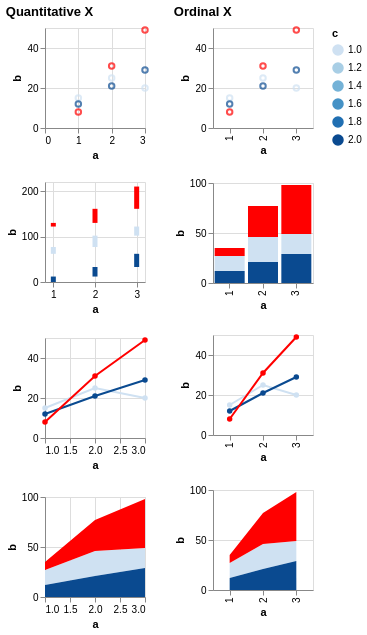

The specification (Vega-Lite) saved for this image:
### Vega specification from a JSON file in a GitHub repository (floating-point values rounded to 4 significant figures)
{"$schema": "https://vega.github.io/schema/vega/v6.json", "description": "Testing invalid", "background": "white", "padding": 5, "data": [{"name": "source_0", "values": [{"a": 1, "b": 15, "c": 1}, {"a": 2, "b": 25, "c": 1}, {"a": 3, "b": 20, "c": 1}, {"a": 1, "b": 12, "c": 2}, {"a": 2, "b": 21, "c": 2}, {"a": 3, "b": 29, "c": 2}, {"a": 1, "b": 8, "c": null}, {"a": 2, "b": 31, "c": null}, {"a": 3, "b": 49, "c": null}]}, {"name": "data_0", "source": "source_0", "transform": [{"type": "formula", "expr": "toNumber(datum[\"a\"])", "as": "a"}]}, {"name": "data_1", "source": "data_0", "transform": [{"type": "filter", "expr": "isValid(datum[\"a\"]) && isFinite(+datum[\"a\"]) && isValid(datum[\"b\"]) && isFinite(+datum[\"b\"])"}]}, {"name": "data_2", "source": "data_0", "transform": [{"type": "stack", "groupby": [], "field": "b", "sort": {"field": ["c"], "order": ["descending"]}, "as": ["b_start", "b_end"], "offset": "zero"}, {"type": "filter", "expr": "isValid(datum[\"a\"]) && isFinite(+datum[\"a\"]) && isValid(datum[\"b\"]) && isFinite(+datum[\"b\"])"}]}, {"name": "data_3", "source": "data_0", "transform": [{"type": "impute", "field": "b", "groupby": ["c"], "key": "a", "method": "value", "value": 0}, {"type": "stack", "groupby": ["a"], "field": "b", "sort": {"field": ["c"], "order": ["descending"]}, "as": ["b_start", "b_end"], "offset": "zero"}, {"type": "filter", "expr": "isValid(datum[\"a\"]) && isFinite(+datum[\"a\"]) && isValid(datum[\"b\"]) && isFinite(+datum[\"b\"])"}]}, {"name": "data_4", "source": "data_0", "transform": [{"type": "filter", "expr": "isValid(datum[\"b\"]) && isFinite(+datum[\"b\"])"}]}, {"name": "data_5", "source": "data_0", "transform": [{"type": "stack", "groupby": ["a"], "field": "b", "sort": {"field": ["c"], "order": ["descending"]}, "as": ["b_start", "b_end"], "offset": "zero"}, {"type": "filter", "expr": "isValid(datum[\"b\"]) && isFinite(+datum[\"b\"])"}]}, {"name": "data_6", "source": "data_0", "transform": [{"type": "impute", "field": "b", "groupby": ["c"], "key": "a", "method": "value", "value": 0}, {"type": "stack", "groupby": ["a"], "field": "b", "sort": {"field": ["c"], "order": ["descending"]}, "as": ["b_start", "b_end"], "offset": "zero"}, {"type": "filter", "expr": "isValid(datum[\"b\"]) && isFinite(+datum[\"b\"])"}]}], "signals": [{"name": "childWidth", "value": 100}, {"name": "concat_0_childHeight", "value": 100}, {"name": "concat_1_childHeight", "value": 100}], "layout": {"padding": 20, "bounds": "full", "align": "each"}, "marks": [{"type": "group", "name": "concat_0_group", "title": {"text": "Quantitative X", "anchor": "start"}, "layout": {"padding": 20, "columns": 1, "bounds": "full", "align": "each"}, "marks": [{"type": "group", "name": "concat_0_concat_0_group", "style": "cell", "encode": {"update": {"width": {"signal": "childWidth"}, "height": {"signal": "concat_0_childHeight"}}}, "marks": [{"name": "concat_0_concat_0_marks", "type": "symbol", "style": ["point"], "from": {"data": "data_1"}, "encode": {"update": {"opacity": {"value": 0.7}, "fill": {"value": "transparent"}, "stroke": [{"test": "!isValid(datum[\"c\"]) || !isFinite(+datum[\"c\"])", "value": "red"}, {"scale": "color", "field": "c"}], "tooltip": {"signal": "{\"a\": format(datum[\"a\"], \"\"), \"b\": format(datum[\"b\"], \"\"), \"c\": format(datum[\"c\"], \"\")}"}, "ariaRoleDescription": {"value": "point"}, "description": {"signal": "\"a: \" + (format(datum[\"a\"], \"\")) + \"; b: \" + (format(datum[\"b\"], \"\")) + \"; c: \" + (format(datum[\"c\"], \"\"))"}, "x": {"scale": "concat_0_concat_0_x", "field": "a"}, "y": {"scale": "concat_0_concat_0_y", "field": "b"}}}}], "axes": [{"scale": "concat_0_concat_0_x", "orient": "bottom", "gridScale": "concat_0_concat_0_y", "grid": true, "tickCount": {"signal": "ceil(childWidth/40)"}, "domain": false, "labels": false, "aria": false, "maxExtent": 0, "minExtent": 0, "ticks": false, "zindex": 0}, {"scale": "concat_0_concat_0_y", "orient": "left", "gridScale": "concat_0_concat_0_x", "grid": true, "tickCount": {"signal": "ceil(concat_0_childHeight/40)"}, "domain": false, "labels": false, "aria": false, "maxExtent": 0, "minExtent": 0, "ticks": false, "zindex": 0}, {"scale": "concat_0_concat_0_x", "orient": "bottom", "grid": false, "title": "a", "labelFlush": true, "labelOverlap": true, "tickCount": {"signal": "ceil(childWidth/40)"}, "zindex": 0}, {"scale": "concat_0_concat_0_y", "orient": "left", "grid": false, "title": "b", "labelOverlap": true, "tickCount": {"signal": "ceil(concat_0_childHeight/40)"}, "zindex": 0}]}, {"type": "group", "name": "concat_0_concat_1_group", "style": "cell", "encode": {"update": {"width": {"signal": "childWidth"}, "height": {"signal": "concat_0_childHeight"}}}, "marks": [{"name": "concat_0_concat_1_marks", "type": "rect", "style": ["bar"], "from": {"data": "data_2"}, "encode": {"update": {"fill": [{"test": "!isValid(datum[\"c\"]) || !isFinite(+datum[\"c\"])", "value": "red"}, {"scale": "color", "field": "c"}], "tooltip": {"signal": "{\"a\": format(datum[\"a\"], \"\"), \"b\": format(datum[\"b\"], \"\"), \"c\": format(datum[\"c\"], \"\")}"}, "ariaRoleDescription": {"value": "bar"}, "description": {"signal": "\"a: \" + (format(datum[\"a\"], \"\")) + \"; b: \" + (format(datum[\"b\"], \"\")) + \"; c: \" + (format(datum[\"c\"], \"\"))"}, "xc": {"scale": "concat_0_concat_1_x", "field": "a"}, "width": {"value": 5}, "y": {"scale": "concat_0_concat_1_y", "field": "b_end"}, "y2": {"scale": "concat_0_concat_1_y", "field": "b_start"}}}}], "axes": [{"scale": "concat_0_concat_1_x", "orient": "bottom", "gridScale": "concat_0_concat_1_y", "grid": true, "tickCount": {"signal": "ceil(childWidth/40)"}, "domain": false, "labels": false, "aria": false, "maxExtent": 0, "minExtent": 0, "ticks": false, "zindex": 0}, {"scale": "concat_0_concat_1_y", "orient": "left", "gridScale": "concat_0_concat_1_x", "grid": true, "tickCount": {"signal": "ceil(concat_0_childHeight/40)"}, "domain": false, "labels": false, "aria": false, "maxExtent": 0, "minExtent": 0, "ticks": false, "zindex": 0}, {"scale": "concat_0_concat_1_x", "orient": "bottom", "grid": false, "title": "a", "labelFlush": true, "labelOverlap": true, "tickCount": {"signal": "ceil(childWidth/40)"}, "zindex": 0}, {"scale": "concat_0_concat_1_y", "orient": "left", "grid": false, "title": "b", "labelOverlap": true, "tickCount": {"signal": "ceil(concat_0_childHeight/40)"}, "zindex": 0}]}, {"type": "group", "name": "concat_0_concat_2_group", "style": "cell", "encode": {"update": {"width": {"signal": "childWidth"}, "height": {"signal": "concat_0_childHeight"}}}, "marks": [{"name": "concat_0_concat_2_layer_0_pathgroup", "type": "group", "from": {"facet": {"name": "faceted_path_concat_0_concat_2_layer_0_main", "data": "data_1", "groupby": ["c"]}}, "encode": {"update": {"width": {"field": {"group": "width"}}, "height": {"field": {"group": "height"}}}}, "marks": [{"name": "concat_0_concat_2_layer_0_marks", "type": "line", "style": ["line"], "sort": {"field": "x"}, "from": {"data": "faceted_path_concat_0_concat_2_layer_0_main"}, "encode": {"update": {"stroke": [{"test": "!isValid(datum[\"c\"]) || !isFinite(+datum[\"c\"])", "value": "red"}, {"scale": "color", "field": "c"}], "tooltip": {"signal": "{\"a\": format(datum[\"a\"], \"\"), \"b\": format(datum[\"b\"], \"\"), \"c\": format(datum[\"c\"], \"\")}"}, "description": {"signal": "\"a: \" + (format(datum[\"a\"], \"\")) + \"; b: \" + (format(datum[\"b\"], \"\")) + \"; c: \" + (format(datum[\"c\"], \"\"))"}, "x": {"scale": "concat_0_concat_2_x", "field": "a"}, "y": {"scale": "concat_0_concat_2_y", "field": "b"}}}}]}, {"name": "concat_0_concat_2_layer_1_marks", "type": "symbol", "style": ["point"], "from": {"data": "data_1"}, "encode": {"update": {"opacity": {"value": 1}, "fill": [{"test": "!isValid(datum[\"c\"]) || !isFinite(+datum[\"c\"])", "value": "red"}, {"scale": "color", "field": "c"}], "tooltip": {"signal": "{\"a\": format(datum[\"a\"], \"\"), \"b\": format(datum[\"b\"], \"\"), \"c\": format(datum[\"c\"], \"\")}"}, "ariaRoleDescription": {"value": "point"}, "description": {"signal": "\"a: \" + (format(datum[\"a\"], \"\")) + \"; b: \" + (format(datum[\"b\"], \"\")) + \"; c: \" + (format(datum[\"c\"], \"\"))"}, "x": {"scale": "concat_0_concat_2_x", "field": "a"}, "y": {"scale": "concat_0_concat_2_y", "field": "b"}}}}], "axes": [{"scale": "concat_0_concat_2_x", "orient": "bottom", "gridScale": "concat_0_concat_2_y", "grid": true, "tickCount": {"signal": "ceil(childWidth/40)"}, "domain": false, "labels": false, "aria": false, "maxExtent": 0, "minExtent": 0, "ticks": false, "zindex": 0}, {"scale": "concat_0_concat_2_y", "orient": "left", "gridScale": "concat_0_concat_2_x", "grid": true, "tickCount": {"signal": "ceil(concat_0_childHeight/40)"}, "domain": false, "labels": false, "aria": false, "maxExtent": 0, "minExtent": 0, "ticks": false, "zindex": 0}, {"scale": "concat_0_concat_2_x", "orient": "bottom", "grid": false, "title": "a", "labelFlush": true, "labelOverlap": true, "tickCount": {"signal": "ceil(childWidth/40)"}, "zindex": 0}, {"scale": "concat_0_concat_2_y", "orient": "left", "grid": false, "title": "b", "labelOverlap": true, "tickCount": {"signal": "ceil(concat_0_childHeight/40)"}, "zindex": 0}]}, {"type": "group", "name": "concat_0_concat_3_group", "style": "cell", "encode": {"update": {"width": {"signal": "childWidth"}, "height": {"signal": "concat_0_childHeight"}}}, "marks": [{"name": "concat_0_concat_3_pathgroup", "type": "group", "from": {"facet": {"name": "faceted_path_concat_0_concat_3_main", "data": "data_3", "groupby": ["c"]}}, "encode": {"update": {"width": {"field": {"group": "width"}}, "height": {"field": {"group": "height"}}}}, "marks": [{"name": "concat_0_concat_3_marks", "type": "area", "style": ["area"], "sort": {"field": "x"}, "from": {"data": "faceted_path_concat_0_concat_3_main"}, "encode": {"update": {"orient": {"value": "vertical"}, "fill": [{"test": "!isValid(datum[\"c\"]) || !isFinite(+datum[\"c\"])", "value": "red"}, {"scale": "color", "field": "c"}], "tooltip": {"signal": "{\"a\": format(datum[\"a\"], \"\"), \"b\": format(datum[\"b\"], \"\"), \"c\": format(datum[\"c\"], \"\")}"}, "description": {"signal": "\"a: \" + (format(datum[\"a\"], \"\")) + \"; b: \" + (format(datum[\"b\"], \"\")) + \"; c: \" + (format(datum[\"c\"], \"\"))"}, "x": {"scale": "concat_0_concat_3_x", "field": "a"}, "y": {"scale": "concat_0_concat_3_y", "field": "b_end"}, "y2": {"scale": "concat_0_concat_3_y", "field": "b_start"}}}}]}], "axes": [{"scale": "concat_0_concat_3_x", "orient": "bottom", "gridScale": "concat_0_concat_3_y", "grid": true, "tickCount": {"signal": "ceil(childWidth/40)"}, "domain": false, "labels": false, "aria": false, "maxExtent": 0, "minExtent": 0, "ticks": false, "zindex": 0}, {"scale": "concat_0_concat_3_y", "orient": "left", "gridScale": "concat_0_concat_3_x", "grid": true, "tickCount": {"signal": "ceil(concat_0_childHeight/40)"}, "domain": false, "labels": false, "aria": false, "maxExtent": 0, "minExtent": 0, "ticks": false, "zindex": 0}, {"scale": "concat_0_concat_3_x", "orient": "bottom", "grid": false, "title": "a", "labelFlush": true, "labelOverlap": true, "tickCount": {"signal": "ceil(childWidth/40)"}, "zindex": 0}, {"scale": "concat_0_concat_3_y", "orient": "left", "grid": false, "title": "b", "labelOverlap": true, "tickCount": {"signal": "ceil(concat_0_childHeight/40)"}, "zindex": 0}]}]}, {"type": "group", "name": "concat_1_group", "title": {"text": "Ordinal X", "anchor": "start"}, "layout": {"padding": 20, "columns": 1, "bounds": "full", "align": "each"}, "marks": [{"type": "group", "name": "concat_1_concat_0_group", "style": "cell", "encode": {"update": {"width": {"signal": "childWidth"}, "height": {"signal": "concat_1_childHeight"}}}, "marks": [{"name": "concat_1_concat_0_marks", "type": "symbol", "style": ["point"], "from": {"data": "data_4"}, "encode": {"update": {"opacity": {"value": 0.7}, "fill": {"value": "transparent"}, "stroke": [{"test": "!isValid(datum[\"c\"]) || !isFinite(+datum[\"c\"])", "value": "red"}, {"scale": "color", "field": "c"}], "tooltip": {"signal": "{\"a\": isValid(datum[\"a\"]) ? datum[\"a\"] : \"\"+datum[\"a\"], \"b\": format(datum[\"b\"], \"\"), \"c\": format(datum[\"c\"], \"\")}"}, "ariaRoleDescription": {"value": "point"}, "description": {"signal": "\"a: \" + (isValid(datum[\"a\"]) ? datum[\"a\"] : \"\"+datum[\"a\"]) + \"; b: \" + (format(datum[\"b\"], \"\")) + \"; c: \" + (format(datum[\"c\"], \"\"))"}, "x": {"scale": "concat_1_concat_0_x", "field": "a"}, "y": {"scale": "concat_1_concat_0_y", "field": "b"}}}}], "axes": [{"scale": "concat_1_concat_0_y", "orient": "left", "gridScale": "concat_1_concat_0_x", "grid": true, "tickCount": {"signal": "ceil(concat_1_childHeight/40)"}, "domain": false, "labels": false, "aria": false, "maxExtent": 0, "minExtent": 0, "ticks": false, "zindex": 0}, {"scale": "concat_1_concat_0_x", "orient": "bottom", "grid": false, "title": "a", "labelAlign": "right", "labelAngle": 270, "labelBaseline": "middle", "zindex": 0}, {"scale": "concat_1_concat_0_y", "orient": "left", "grid": false, "title": "b", "labelOverlap": true, "tickCount": {"signal": "ceil(concat_1_childHeight/40)"}, "zindex": 0}]}, {"type": "group", "name": "concat_1_concat_1_group", "style": "cell", "encode": {"update": {"width": {"signal": "childWidth"}, "height": {"signal": "concat_1_childHeight"}}}, "marks": [{"name": "concat_1_concat_1_marks", "type": "rect", "style": ["bar"], "from": {"data": "data_5"}, "encode": {"update": {"fill": [{"test": "!isValid(datum[\"c\"]) || !isFinite(+datum[\"c\"])", "value": "red"}, {"scale": "color", "field": "c"}], "tooltip": {"signal": "{\"a\": isValid(datum[\"a\"]) ? datum[\"a\"] : \"\"+datum[\"a\"], \"b\": format(datum[\"b\"], \"\"), \"c\": format(datum[\"c\"], \"\")}"}, "ariaRoleDescription": {"value": "bar"}, "description": {"signal": "\"a: \" + (isValid(datum[\"a\"]) ? datum[\"a\"] : \"\"+datum[\"a\"]) + \"; b: \" + (format(datum[\"b\"], \"\")) + \"; c: \" + (format(datum[\"c\"], \"\"))"}, "x": {"scale": "concat_1_concat_1_x", "field": "a"}, "width": {"signal": "max(0.25, bandwidth('concat_1_concat_1_x'))"}, "y": {"scale": "concat_1_concat_1_y", "field": "b_end"}, "y2": {"scale": "concat_1_concat_1_y", "field": "b_start"}}}}], "axes": [{"scale": "concat_1_concat_1_y", "orient": "left", "gridScale": "concat_1_concat_1_x", "grid": true, "tickCount": {"signal": "ceil(concat_1_childHeight/40)"}, "domain": false, "labels": false, "aria": false, "maxExtent": 0, "minExtent": 0, "ticks": false, "zindex": 0}, {"scale": "concat_1_concat_1_x", "orient": "bottom", "grid": false, "title": "a", "labelAlign": "right", "labelAngle": 270, "labelBaseline": "middle", "zindex": 0}, {"scale": "concat_1_concat_1_y", "orient": "left", "grid": false, "title": "b", "labelOverlap": true, "tickCount": {"signal": "ceil(concat_1_childHeight/40)"}, "zindex": 0}]}, {"type": "group", "name": "concat_1_concat_2_group", "style": "cell", "encode": {"update": {"width": {"signal": "childWidth"}, "height": {"signal": "concat_1_childHeight"}}}, "marks": [{"name": "concat_1_concat_2_layer_0_pathgroup", "type": "group", "from": {"facet": {"name": "faceted_path_concat_1_concat_2_layer_0_main", "data": "data_4", "groupby": ["c"]}}, "encode": {"update": {"width": {"field": {"group": "width"}}, "height": {"field": {"group": "height"}}}}, "marks": [{"name": "concat_1_concat_2_layer_0_marks", "type": "line", "style": ["line"], "sort": {"field": "x"}, "from": {"data": "faceted_path_concat_1_concat_2_layer_0_main"}, "encode": {"update": {"stroke": [{"test": "!isValid(datum[\"c\"]) || !isFinite(+datum[\"c\"])", "value": "red"}, {"scale": "color", "field": "c"}], "tooltip": {"signal": "{\"a\": isValid(datum[\"a\"]) ? datum[\"a\"] : \"\"+datum[\"a\"], \"b\": format(datum[\"b\"], \"\"), \"c\": format(datum[\"c\"], \"\")}"}, "description": {"signal": "\"a: \" + (isValid(datum[\"a\"]) ? datum[\"a\"] : \"\"+datum[\"a\"]) + \"; b: \" + (format(datum[\"b\"], \"\")) + \"; c: \" + (format(datum[\"c\"], \"\"))"}, "x": {"scale": "concat_1_concat_2_x", "field": "a"}, "y": {"scale": "concat_1_concat_2_y", "field": "b"}}}}]}, {"name": "concat_1_concat_2_layer_1_marks", "type": "symbol", "style": ["point"], "from": {"data": "data_4"}, "encode": {"update": {"opacity": {"value": 1}, "fill": [{"test": "!isValid(datum[\"c\"]) || !isFinite(+datum[\"c\"])", "value": "red"}, {"scale": "color", "field": "c"}], "tooltip": {"signal": "{\"a\": isValid(datum[\"a\"]) ? datum[\"a\"] : \"\"+datum[\"a\"], \"b\": format(datum[\"b\"], \"\"), \"c\": format(datum[\"c\"], \"\")}"}, "ariaRoleDescription": {"value": "point"}, "description": {"signal": "\"a: \" + (isValid(datum[\"a\"]) ? datum[\"a\"] : \"\"+datum[\"a\"]) + \"; b: \" + (format(datum[\"b\"], \"\")) + \"; c: \" + (format(datum[\"c\"], \"\"))"}, "x": {"scale": "concat_1_concat_2_x", "field": "a"}, "y": {"scale": "concat_1_concat_2_y", "field": "b"}}}}], "axes": [{"scale": "concat_1_concat_2_y", "orient": "left", "gridScale": "concat_1_concat_2_x", "grid": true, "tickCount": {"signal": "ceil(concat_1_childHeight/40)"}, "domain": false, "labels": false, "aria": false, "maxExtent": 0, "minExtent": 0, "ticks": false, "zindex": 0}, {"scale": "concat_1_concat_2_x", "orient": "bottom", "grid": false, "title": "a", "labelAlign": "right", "labelAngle": 270, "labelBaseline": "middle", "zindex": 0}, {"scale": "concat_1_concat_2_y", "orient": "left", "grid": false, "title": "b", "labelOverlap": true, "tickCount": {"signal": "ceil(concat_1_childHeight/40)"}, "zindex": 0}]}, {"type": "group", "name": "concat_1_concat_3_group", "style": "cell", "encode": {"update": {"width": {"signal": "childWidth"}, "height": {"signal": "concat_1_childHeight"}}}, "marks": [{"name": "concat_1_concat_3_pathgroup", "type": "group", "from": {"facet": {"name": "faceted_path_concat_1_concat_3_main", "data": "data_6", "groupby": ["c"]}}, "encode": {"update": {"width": {"field": {"group": "width"}}, "height": {"field": {"group": "height"}}}}, "marks": [{"name": "concat_1_concat_3_marks", "type": "area", "style": ["area"], "sort": {"field": "x"}, "from": {"data": "faceted_path_concat_1_concat_3_main"}, "encode": {"update": {"orient": {"value": "vertical"}, "fill": [{"test": "!isValid(datum[\"c\"]) || !isFinite(+datum[\"c\"])", "value": "red"}, {"scale": "color", "field": "c"}], "tooltip": {"signal": "{\"a\": isValid(datum[\"a\"]) ? datum[\"a\"] : \"\"+datum[\"a\"], \"b\": format(datum[\"b\"], \"\"), \"c\": format(datum[\"c\"], \"\")}"}, "description": {"signal": "\"a: \" + (isValid(datum[\"a\"]) ? datum[\"a\"] : \"\"+datum[\"a\"]) + \"; b: \" + (format(datum[\"b\"], \"\")) + \"; c: \" + (format(datum[\"c\"], \"\"))"}, "x": {"scale": "concat_1_concat_3_x", "field": "a"}, "y": {"scale": "concat_1_concat_3_y", "field": "b_end"}, "y2": {"scale": "concat_1_concat_3_y", "field": "b_start"}}}}]}], "axes": [{"scale": "concat_1_concat_3_y", "orient": "left", "gridScale": "concat_1_concat_3_x", "grid": true, "tickCount": {"signal": "ceil(concat_1_childHeight/40)"}, "domain": false, "labels": false, "aria": false, "maxExtent": 0, "minExtent": 0, "ticks": false, "zindex": 0}, {"scale": "concat_1_concat_3_x", "orient": "bottom", "grid": false, "title": "a", "labelAlign": "right", "labelAngle": 270, "labelBaseline": "middle", "zindex": 0}, {"scale": "concat_1_concat_3_y", "orient": "left", "grid": false, "title": "b", "labelOverlap": true, "tickCount": {"signal": "ceil(concat_1_childHeight/40)"}, "zindex": 0}]}]}], "scales": [{"name": "color", "type": "linear", "domain": {"fields": [{"data": "data_1", "field": "c"}, {"data": "data_2", "field": "c"}, {"data": "data_3", "field": "c"}, {"data": "data_4", "field": "c"}, {"data": "data_5", "field": "c"}, {"data": "data_6", "field": "c"}]}, "range": "ramp", "interpolate": "hcl", "zero": false}, {"name": "concat_0_concat_0_x", "type": "linear", "domain": {"data": "data_1", "field": "a"}, "range": [0, {"signal": "childWidth"}], "nice": true, "zero": true}, {"name": "concat_0_concat_0_y", "type": "linear", "domain": {"data": "data_1", "field": "b"}, "range": [{"signal": "concat_0_childHeight"}, 0], "nice": true, "zero": true}, {"name": "concat_0_concat_1_x", "type": "linear", "domain": {"data": "data_2", "field": "a"}, "range": [0, {"signal": "childWidth"}], "nice": true, "zero": false, "padding": 5}, {"name": "concat_0_concat_1_y", "type": "linear", "domain": {"data": "data_2", "fields": ["b_start", "b_end"]}, "range": [{"signal": "concat_0_childHeight"}, 0], "nice": true, "zero": true}, {"name": "concat_0_concat_2_x", "type": "linear", "domain": {"data": "data_1", "field": "a"}, "range": [0, {"signal": "childWidth"}], "nice": true, "zero": false}, {"name": "concat_0_concat_2_y", "type": "linear", "domain": {"data": "data_1", "field": "b"}, "range": [{"signal": "concat_0_childHeight"}, 0], "nice": true, "zero": true}, {"name": "concat_0_concat_3_x", "type": "linear", "domain": {"data": "data_3", "field": "a"}, "range": [0, {"signal": "childWidth"}], "nice": true, "zero": false}, {"name": "concat_0_concat_3_y", "type": "linear", "domain": {"data": "data_3", "fields": ["b_start", "b_end"]}, "range": [{"signal": "concat_0_childHeight"}, 0], "nice": true, "zero": true}, {"name": "concat_1_concat_0_x", "type": "point", "domain": {"data": "data_4", "field": "a", "sort": true}, "range": [0, {"signal": "childWidth"}], "padding": 0.5}, {"name": "concat_1_concat_0_y", "type": "linear", "domain": {"data": "data_4", "field": "b"}, "range": [{"signal": "concat_1_childHeight"}, 0], "nice": true, "zero": true}, {"name": "concat_1_concat_1_x", "type": "band", "domain": {"data": "data_5", "field": "a", "sort": true}, "range": [0, {"signal": "childWidth"}], "paddingInner": 0.1, "paddingOuter": 0.05}, {"name": "concat_1_concat_1_y", "type": "linear", "domain": {"data": "data_5", "fields": ["b_start", "b_end"]}, "range": [{"signal": "concat_1_childHeight"}, 0], "nice": true, "zero": true}, {"name": "concat_1_concat_2_x", "type": "point", "domain": {"data": "data_4", "field": "a", "sort": true}, "range": [0, {"signal": "childWidth"}], "padding": 0.5}, {"name": "concat_1_concat_2_y", "type": "linear", "domain": {"data": "data_4", "field": "b"}, "range": [{"signal": "concat_1_childHeight"}, 0], "nice": true, "zero": true}, {"name": "concat_1_concat_3_x", "type": "point", "domain": {"data": "data_6", "field": "a", "sort": true}, "range": [0, {"signal": "childWidth"}], "padding": 0.5}, {"name": "concat_1_concat_3_y", "type": "linear", "domain": {"data": "data_6", "fields": ["b_start", "b_end"]}, "range": [{"signal": "concat_1_childHeight"}, 0], "nice": true, "zero": true}], "legends": [{"stroke": "color", "gradientLength": {"signal": "clamp(concat_0_childHeight, 64, 200)"}, "title": "c", "encode": {"gradient": {"update": {"opacity": {"value": 0.7}}}}, "fill": "color"}], "config": {"mark": {"tooltip": true}}}
